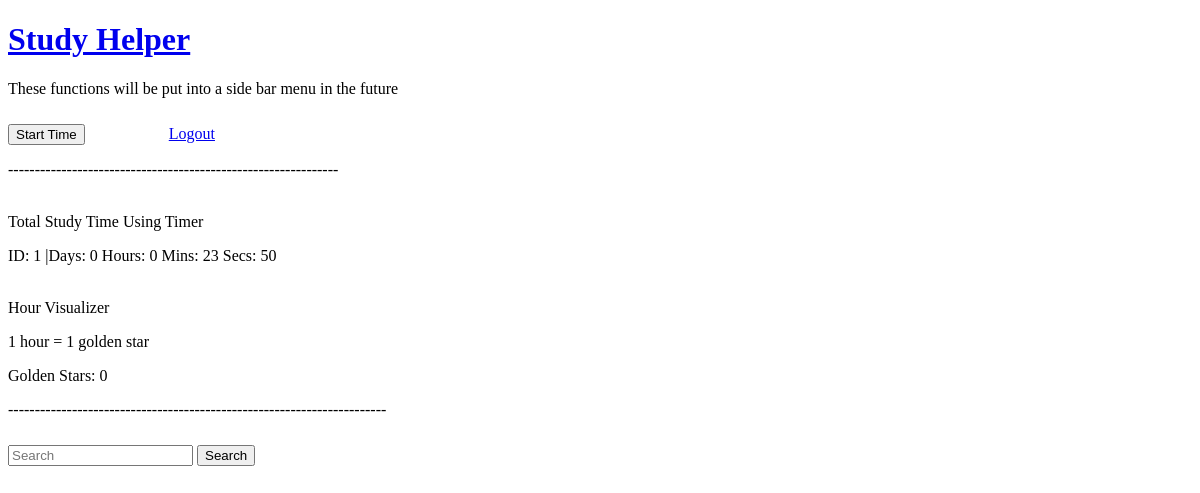
Page /mystats (signed in) on the earlier database version.
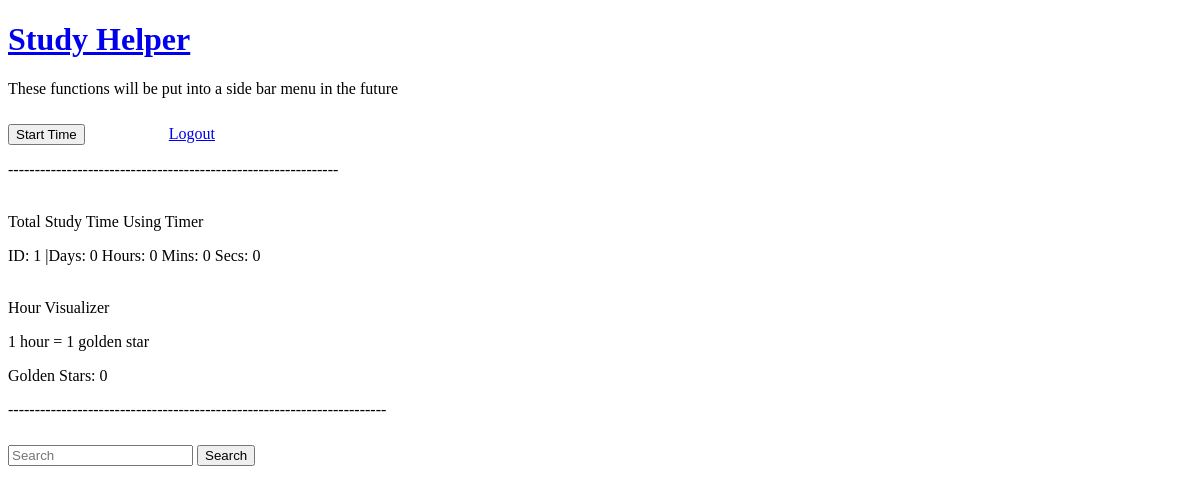
Same page on the later database version.
### myapp/models.py (models this page shows)
class HoursTracked(UserMixin, db.Model):
    id = db.Column(db.Integer, primary_key=True)
    time = db.Column(db.Integer)
    author_id = db.Column(db.Integer, db.ForeignKey('user.id'))
    def __repr__(self):
        time = round(self.time/1000)
        day = time // (24 * 3600)
        time = time % (24 * 3600)
        hour = time // 3600
        time %= 3600
        mins = time // 60
        time %= 60
        secs = time
        return f'ID: {self.id} |Days: {day} Hours: {hour} Mins: {mins} Secs: {secs}'

### myapp/routes.py (the view)
@myapp_obj.route("/mystats")
def stats():
    hours_tracked = HoursTracked.query.get(current_user.get_id())
    time = hours_tracked.time
    time = round(time/1000)
    day = time // (24 * 3600)
    time = time % (24 * 3600)
    hour = time // 3600
    golden_stars = ""
    num_of_stars = 0
    for n in range(hour):
        golden_stars +=" X "
        num_of_stars += 1
    return render_template("user/stats.html", hours_tracked = hours_tracked, golden_stars = golden_stars, num = num_of_stars)

### myapp/models.py (called while the page is built)
@login.user_loader
def load_user(id):
    return User.query.get(int(id))

### myapp/templates/user/stats.html (shortened to what this page needs)
{% extends "user/user_menu.html" %}
{% block content %}
    <p><br>Total Study Time Using Timer</p>
    <p>{{ hours_tracked }}</p>
    <p><br>Hour Visualizer</p>
    <p>1 hour = 1 golden star</p>
    <p>Golden Stars: {{ num }}</p>
    <p>-----------------------------------------------------------------------</p>
{% endblock %}

### myapp/templates/user/user_menu.html (shortened to what this page needs)
{% extends "base.html" %}
{% block menu %}
    <p>These functions will be put into a side bar menu in the future</p>
    <button id="start_timer" class="btn">Start Time</button>
    <a href="/logout">Logout</a>
    <p>--------------------------------------------------------------</p>
{% endblock %}

### myapp/templates/base.html (shortened to what this page needs)
<!DOCTYPE HTML>
<html>
    <head>
    <link rel="stylesheet" href="{{ url_for('static', filename='css/pomodoro.css') }}">
	<a href="/">
        <h1>Study Helper</h1>
    <a>
    </head>
    <body>
        {% if current_user.is_authenticated %}
            {% block menu %}
            {% endblock %}
        {% endif %}
	{% block content %}
	{% endblock %}
    <form class="form-inline my-2 my-lg-0" method="GET">
         <input class="form-control mr-sm-2"
         type="search" placeholder="Search" name="q">
         <button class="btn btn-outline-success my-2 my-sm-0"
         type="submit">Search</button>
    </form>
    </body>
</html>

### myapp/static/css/pomodoro.css (style rules this page uses)
body { margin: 20; padding: 10; }
.btn { margin-top: 10px; display : inline; }

Differences in the rows shown:
changed HoursTracked: time+id "ID: 1 |Days: 0 Hours: 0 Mins: 23 Secs: 50" → "ID: 1 |Days: 0 Hours: 0 Mins: 0 Secs: 0"
